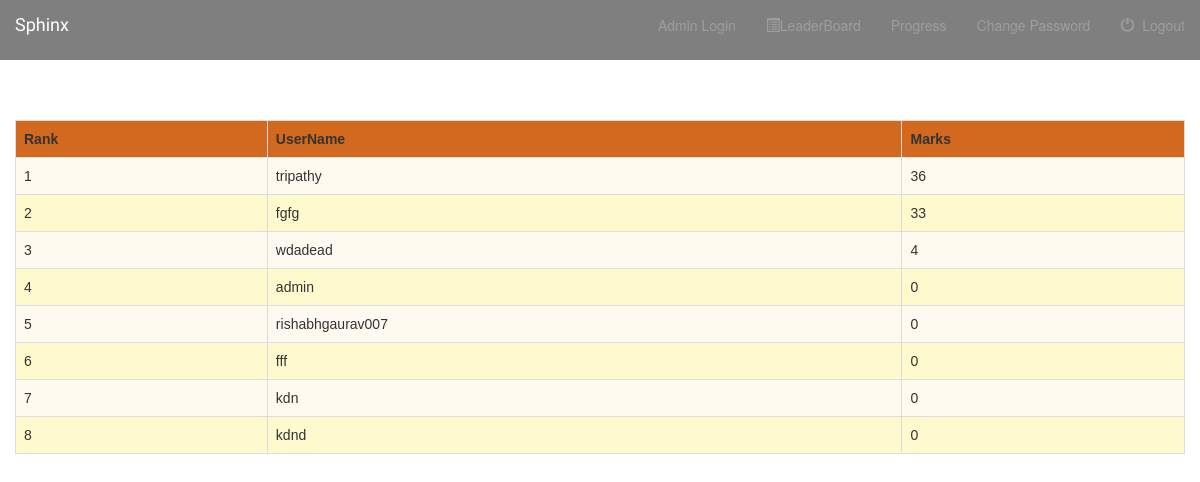
The page /quiz/leaderboard/ (signed in) on the database as committed earlier.
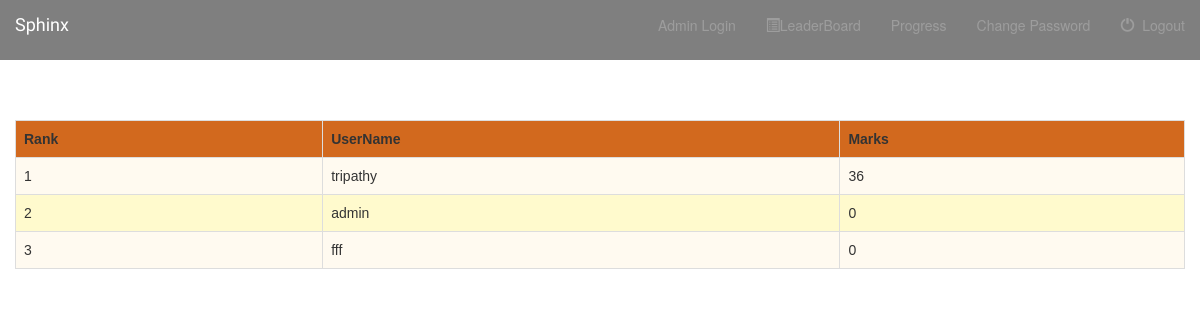
The same page on the database as committed later.
### subjective/models.py (models this page shows)
class Subscore(models.Model):
    user = models.ForeignKey(settings.AUTH_USER_MODEL, verbose_name=_("User"), on_delete=models.CASCADE)
    usersub = models.CharField(verbose_name='usersub', max_length=2000)
    subscore = models.IntegerField(verbose_name='userscore', default=0)

### quiz/views.py (the view, shortened to what this page needs)
def LeaderBoard(request):
    from subjective.views import createobject
    createobject()
    rank = Subscore.objects.all()
    obj = Mcqscore.objects.all()
    kj=0
    print(obj)
    if len(rank)>0:
        for i in rank:
            print("j")
            for j in obj:
                if j.usermcq == i.usersub:
                    print(rank[kj].subscore)
                    rank[kj].subscore += j.mcqscore
                    print(rank[kj].subscore)
            kj+=1
        newlist = sorted(rank, key=lambda x: x.subscore, reverse=True)
    if (len(obj)==0 and len(rank)==0):
        return render(request, 'leaderboard1.html')
    print(newlist)
    return render(request,'leaderboard.html', {'newlist':newlist})

### quiz/templates/leaderboard.html (shortened to what this page needs)
{% extends "base.html" %}
{% block body %}
<head>
</head>
<body><br>
    <br>
    <br>
<div class="container-fluid">
    <table>
    <tr style="background-color:chocolate">
        <th>Rank</th>
        <th>UserName</th>
        <th>Marks</th>
    </tr>
        {% for i in newlist %}
            <tr>
                {% if i.usermcq %}
                     <td>{{ forloop.counter }}</td>
                    <td>{{ i.usermcq }}</td>
                    <td>{{ i.mcqscore }}</td>
                {% else %}
                    <td>{{ forloop.counter }}</td>
                    <td>{{ i.usersub }}</td>
                    <td>{{ i.subscore }}</td>
                {% endif %}
            </tr>
        {% endfor %}
    </table>
</div>
</body>
{% endblock %}

### quiz/templates/base.html (shortened to what this page needs)
<!DOCTYPE html>
<html lang="en">
<head>
    {% load staticfiles %}
    <link rel="stylesheet" href="https://maxcdn.bootstrapcdn.com/bootstrap/3.3.7/css/bootstrap.min.css">
    <link rel="stylesheet" type="text/css" href="{% static 'quiz/style.css' %}" />
</head>
<body><br>
    <br>
    <br>
    <div class="navbar navbar-inverse navbar-fixed-top opaque-navbar">
        <div class="navbar-header">
            <a class="navbar-brand"  href="{% url 'home' %}">Sphinx</a>
        </div>
        <div class="collapse navbar-collapse" id="navMain">
            <ul class="nav navbar-nav pull-right">
                <li>
                    <a onclick="location.href='{% url 'admin:index' %}'">Admin Login</a>
                </li>
                {% if user.is_authenticated %}
                    <li>
                        <a href="{% url 'quiz:leaderboard' %}">
                            <span class="glyphicon glyphicon-list-alt"></span>LeaderBoard
                        </a>
                    </li>
                    <li >
                        <a href="{% url 'quiz:progress' %}">Progress</a>
                    </li>
                    <li >
                        <a href="{% url 'password_change' %}">Change Password</a>
                    </li>
                    <li class="">
                        <a href="{% url 'logout' %}">
                            <span class="glyphicon glyphicon-off" aria-hidden="true"></span>&nbsp; Logout
                        </a>
                    </li>
                {% endif %}
            </ul>
        </div>
    </div>
{% block body %}
{% endblock %}
</body>
</html>

### quiz/static/quiz/style.css (style rules this page uses)
body { margin-bottom: 800px; background: white url("images/bgd.jpg"); background-size: cover; background-repeat: no-repeat; background-position: center center; }
.opaque-navbar { background-color: rgba(0,0,0,0.5); height: 60px; border-bottom: 0px; transition: background-color .5s ease 0s; }
.navbar { border-radius: 0; }
.navbar-brand { font-family: 'Satisfy',cursive; }

### quiz/templates/leaderboard.html (style rules this page uses)
table { font-family: arial, sans-serif; border-collapse: collapse; width: 100%; }
td, th { border: 1px solid #dddddd; text-align: left; padding: 8px; }
tr:nth-child(even) { background-color: floralwhite; }
tr:nth-child(odd) { background-color: lemonchiffon; }

Rows that differ between the two databases and show on the page:
removed Subscore: usersub "fgfg", subscore "33"
removed Subscore: usersub "wdadead", subscore "4"
removed Subscore: usersub "rishabhgaurav007", subscore "0"
removed Subscore: usersub "kdn", subscore "0"
removed Subscore: usersub "kdnd", subscore "0"
